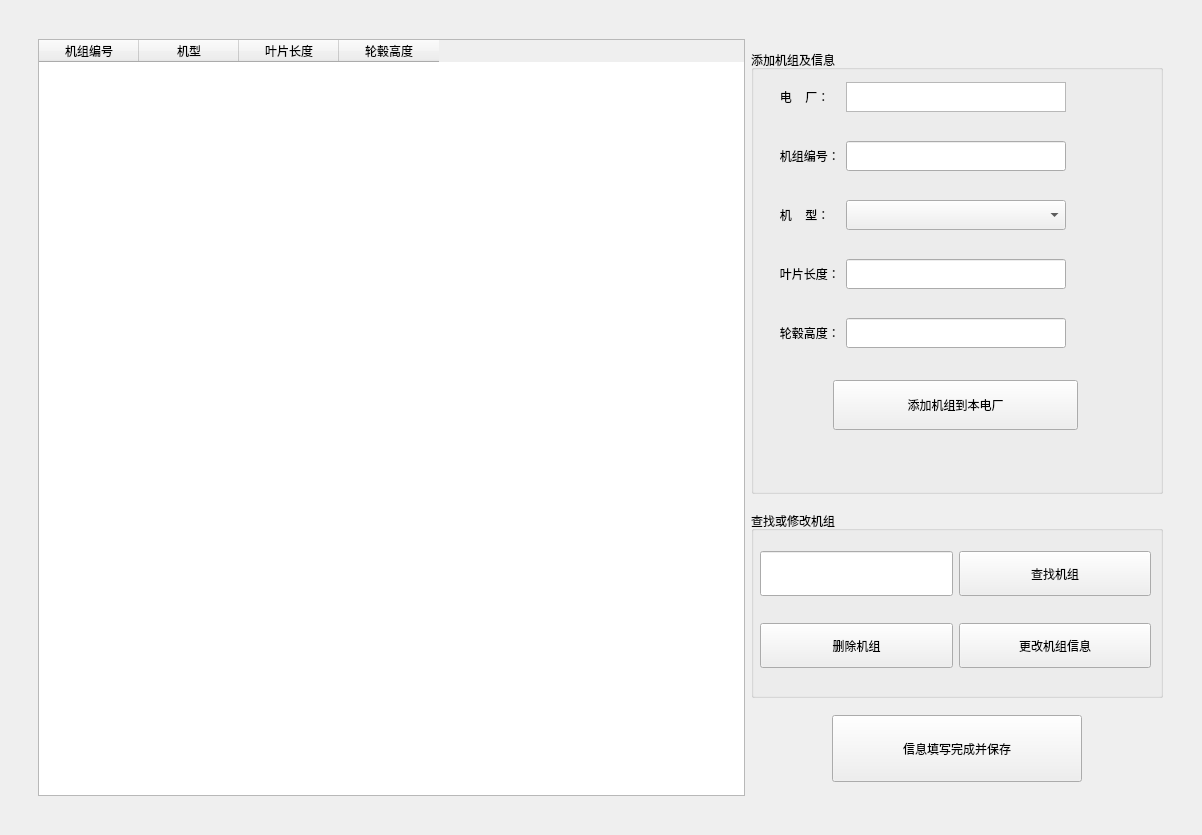
<?xml version="1.0" encoding="UTF-8"?>
<ui version="4.0">
 <class>Form</class>
 <widget class="QWidget" name="Form">
  <property name="geometry">
   <rect>
    <x>0</x>
    <y>0</y>
    <width>1202</width>
    <height>835</height>
   </rect>
  </property>
  <property name="minimumSize">
   <size>
    <width>1067</width>
    <height>737</height>
   </size>
  </property>
  <property name="maximumSize">
   <size>
    <width>1202</width>
    <height>835</height>
   </size>
  </property>
  <property name="windowTitle">
   <string>信息填写</string>
  </property>
  <layout class="QGridLayout" name="gridLayout">
   <item row="0" column="0">
    <layout class="QHBoxLayout" name="horizontalLayout" stretch="707,412">
     <item>
      <layout class="QHBoxLayout" name="horizontalLayout_5">
       <item>
        <widget class="QTableWidget" name="tableWidget">
         <property name="minimumSize">
          <size>
           <width>0</width>
           <height>0</height>
          </size>
         </property>
         <property name="maximumSize">
          <size>
           <width>707</width>
           <height>757</height>
          </size>
         </property>
         <column>
          <property name="text">
           <string>机组编号</string>
          </property>
         </column>
         <column>
          <property name="text">
           <string>机型</string>
          </property>
         </column>
         <column>
          <property name="text">
           <string>叶片长度</string>
          </property>
         </column>
         <column>
          <property name="text">
           <string>轮毂高度</string>
          </property>
         </column>
        </widget>
       </item>
      </layout>
     </item>
     <item>
      <layout class="QVBoxLayout" name="verticalLayout">
       <item>
        <layout class="QVBoxLayout" name="verticalLayout_3">
         <item>
          <widget class="QGroupBox" name="groupBox">
           <property name="sizePolicy">
            <sizepolicy hsizetype="Expanding" vsizetype="Expanding">
             <horstretch>0</horstretch>
             <verstretch>0</verstretch>
            </sizepolicy>
           </property>
           <property name="maximumSize">
            <size>
             <width>412</width>
             <height>444</height>
            </size>
           </property>
           <property name="title">
            <string>添加机组及信息</string>
           </property>
           <widget class="QWidget" name="verticalLayoutWidget">
            <property name="geometry">
             <rect>
              <x>9</x>
              <y>9</y>
              <width>391</width>
              <height>371</height>
             </rect>
            </property>
            <layout class="QVBoxLayout" name="verticalLayout_2">
             <item>
              <layout class="QFormLayout" name="formLayout">
               <item row="0" column="0">
                <widget class="QLabel" name="Label">
                 <property name="text">
                  <string>      电    厂：</string>
                 </property>
                </widget>
               </item>
               <item row="0" column="1">
                <widget class="QTextBrowser" name="textBrowser">
                 <property name="maximumSize">
                  <size>
                   <width>220</width>
                   <height>30</height>
                  </size>
                 </property>
                </widget>
               </item>
               <item row="1" column="0">
                <widget class="QLabel" name="Label_2">
                 <property name="text">
                  <string>      机组编号：</string>
                 </property>
                </widget>
               </item>
               <item row="1" column="1">
                <widget class="QLineEdit" name="LineEdit">
                 <property name="maximumSize">
                  <size>
                   <width>220</width>
                   <height>30</height>
                  </size>
                 </property>
                </widget>
               </item>
               <item row="2" column="0">
                <widget class="QLabel" name="Label_3">
                 <property name="text">
                  <string>      机    型：</string>
                 </property>
                </widget>
               </item>
               <item row="2" column="1">
                <widget class="QComboBox" name="ComboBox">
                 <property name="maximumSize">
                  <size>
                   <width>220</width>
                   <height>30</height>
                  </size>
                 </property>
                </widget>
               </item>
               <item row="3" column="0">
                <widget class="QLabel" name="Label_4">
                 <property name="text">
                  <string>      叶片长度：</string>
                 </property>
                </widget>
               </item>
               <item row="3" column="1">
                <widget class="QLineEdit" name="LineEdit_2">
                 <property name="maximumSize">
                  <size>
                   <width>220</width>
                   <height>30</height>
                  </size>
                 </property>
                </widget>
               </item>
               <item row="4" column="0">
                <widget class="QLabel" name="Label_5">
                 <property name="text">
                  <string>      轮毂高度：</string>
                 </property>
                </widget>
               </item>
               <item row="4" column="1">
                <widget class="QLineEdit" name="LineEdit_3">
                 <property name="maximumSize">
                  <size>
                   <width>220</width>
                   <height>30</height>
                  </size>
                 </property>
                </widget>
               </item>
              </layout>
             </item>
             <item>
              <layout class="QHBoxLayout" name="horizontalLayout_3">
               <item>
                <widget class="QPushButton" name="pushButton_2">
                 <property name="minimumSize">
                  <size>
                   <width>245</width>
                   <height>50</height>
                  </size>
                 </property>
                 <property name="maximumSize">
                  <size>
                   <width>245</width>
                   <height>50</height>
                  </size>
                 </property>
                 <property name="text">
                  <string>添加机组到本电厂</string>
                 </property>
                </widget>
               </item>
              </layout>
             </item>
            </layout>
           </widget>
          </widget>
         </item>
        </layout>
       </item>
       <item>
        <layout class="QHBoxLayout" name="horizontalLayout_4">
         <item>
          <widget class="QGroupBox" name="groupBox_2">
           <property name="sizePolicy">
            <sizepolicy hsizetype="Expanding" vsizetype="Expanding">
             <horstretch>0</horstretch>
             <verstretch>0</verstretch>
            </sizepolicy>
           </property>
           <property name="maximumSize">
            <size>
             <width>412</width>
             <height>187</height>
            </size>
           </property>
           <property name="title">
            <string>查找或修改机组</string>
           </property>
           <widget class="QWidget" name="verticalLayoutWidget_2">
            <property name="geometry">
             <rect>
              <x>9</x>
              <y>19</y>
              <width>391</width>
              <height>161</height>
             </rect>
            </property>
            <layout class="QVBoxLayout" name="verticalLayout_4">
             <item>
              <layout class="QHBoxLayout" name="horizontalLayout_7" stretch="1,1">
               <item>
                <widget class="QLineEdit" name="lineEdit">
                 <property name="maximumSize">
                  <size>
                   <width>16777215</width>
                   <height>45</height>
                  </size>
                 </property>
                </widget>
               </item>
               <item>
                <widget class="QPushButton" name="pushButton_3">
                 <property name="maximumSize">
                  <size>
                   <width>16777215</width>
                   <height>45</height>
                  </size>
                 </property>
                 <property name="text">
                  <string>查找机组</string>
                 </property>
                </widget>
               </item>
              </layout>
             </item>
             <item>
              <layout class="QHBoxLayout" name="horizontalLayout_6">
               <item>
                <widget class="QPushButton" name="pushButton_4">
                 <property name="maximumSize">
                  <size>
                   <width>16777215</width>
                   <height>45</height>
                  </size>
                 </property>
                 <property name="text">
                  <string>删除机组</string>
                 </property>
                </widget>
               </item>
               <item>
                <widget class="QPushButton" name="pushButton_5">
                 <property name="maximumSize">
                  <size>
                   <width>16777215</width>
                   <height>45</height>
                  </size>
                 </property>
                 <property name="text">
                  <string>更改机组信息</string>
                 </property>
                </widget>
               </item>
              </layout>
             </item>
            </layout>
           </widget>
          </widget>
         </item>
        </layout>
       </item>
       <item>
        <layout class="QHBoxLayout" name="horizontalLayout_2">
         <item>
          <widget class="QPushButton" name="pushButton">
           <property name="minimumSize">
            <size>
             <width>28</width>
             <height>6</height>
            </size>
           </property>
           <property name="maximumSize">
            <size>
             <width>250</width>
             <height>67</height>
            </size>
           </property>
           <property name="text">
            <string>信息填写完成并保存</string>
           </property>
          </widget>
         </item>
        </layout>
       </item>
      </layout>
     </item>
    </layout>
   </item>
  </layout>
 </widget>
 <resources/>
 <connections/>
</ui>
